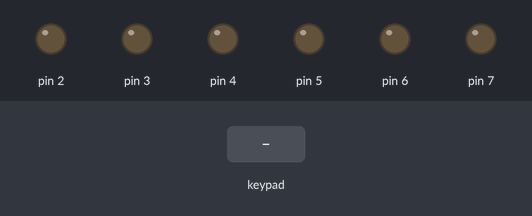
The sketch below on a simulated Arduino Uno, built with avr-gcc and run on an emulated ATmega328P. Parts: output pins drawn as LEDs (lit = HIGH). Inputs (shaded band) come from the test bench. Pins used as bus, display or sensor lines are not drawn; what the sketch prints to the serial monitor is not drawn.

Above: at 3.2 s.
3.3 s: key 'L' pressed
At 3.51 s:
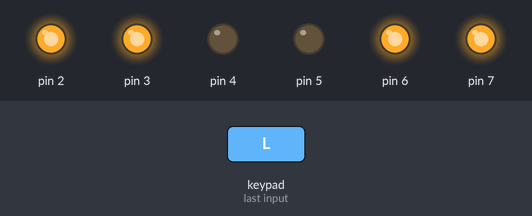
5.2 s: key 'R' pressed
At 5.42 s:
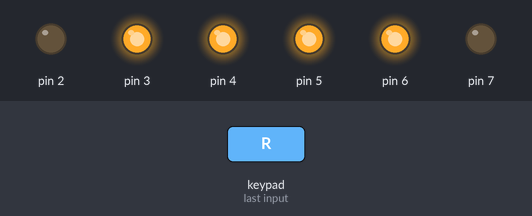
7.1 s: key 'O' pressed
At 7.34 s:
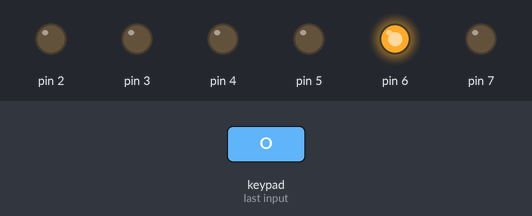
9.0 s: key 'S' pressed
At 9.2 s:
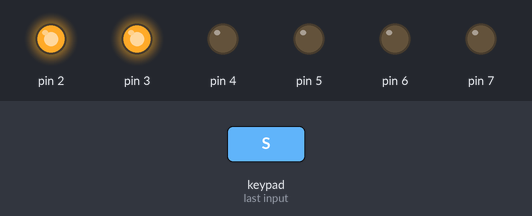
Timing chart, 0 to 11.9 s (numbered marks = the images above; inputs shaded):
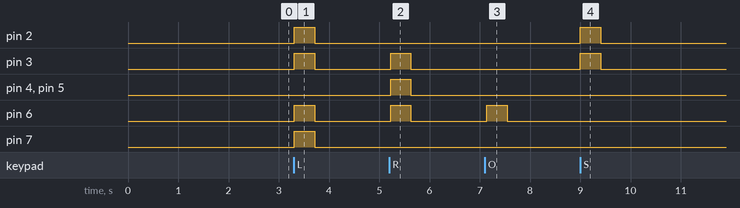

The sketch:

TripRobot_joysktic.ino
```cpp
#include <PS2X_lib.h>                  // เรียกใช้งานไลบรารีสำหรับจอยสติ๊ก PS2

#define PS2_DAT   8 // 8 (เดิม)               // กำหนดขา Data    เป็นขา 30
#define PS2_CMD   9  // 9(เดิม)                   // กำหนดขา Command เป็นขา 4
#define PS2_SEL   10
#define PS2_CLK   11                  // กำหนดขา Clock   เป็นขา 12

PS2X ps2x;                             // ประกาศตัวแปรสำหรับจอยสติ๊ก PS2

void setup() {

  delay(1000);                         // หน่วงเวลา 1 วินาทีเพื่อรอให้บอร์ดพร้อมทำงาน
  pinMode(1, INPUT);
  pinMode(11, INPUT);
  pinMode(12, INPUT);
  pinMode(13, INPUT);
  Serial.begin(9600);
  pinMode(2, OUTPUT);
  pinMode(3, OUTPUT);
  pinMode(4, OUTPUT);
  pinMode(5, OUTPUT);
  pinMode(6, OUTPUT);
  pinMode(7, OUTPUT);
  pinMode(8, OUTPUT);
  pinMode(9, OUTPUT);
  pinMode(10, OUTPUT);

  Serial.println("Connecting");        // แสดงข้อความเพื่อแจ้งว่า กำลังเชื่อมต่อกับจอยสติ๊ก
  while (true)                         // วนรอการเชื่อมต่อกับจอยสติ๊ก
  {
    // กำหนดขาเชื่อมต่อกับจอยสติ๊ก โดยมีการเก็บค่าที่ส่งกลับมาเป็น Integer เพื่อรู้ได้ว่าเชื่อมต่อได้หรือไม่
    int error = ps2x.config_gamepad(PS2_CLK, PS2_CMD, PS2_SEL, PS2_DAT, false, false);

    if (error == 0)                    // กรณีที่เชื่อมต่อได้ Error = 0
    {
      Serial.println("OK");            // แสดงข้อความว่า เชื่อมต่อกับจอยสติ๊กเรียบร้อยแล้ว
      delay(1000);                     // หน่วงเวลา 1 วินาที
      break;                           // ออกจาก while(true)
    }
    delay(500);                        // หน่วงเวลา 500 มิลลิวินาทีเพื่อรอการเชื่อมต่อครั้งต่อไปในกรณีที่เชื่อมต่อไม่สำเร็จ
  }
}


void SpinRight(int pwm) {
  digitalWrite(2, 0);
  digitalWrite(4, 1);
  digitalWrite(5, 1);
  digitalWrite(7, 0);
  digitalWrite(8, 0);
  digitalWrite(10, 1);
  analogWrite(3, pwm);
  analogWrite(6, pwm);
  analogWrite(10, pwm);
}

void SpinLeft(int pwm) {
  digitalWrite(2, 1);
  digitalWrite(4, 0);
  digitalWrite(5, 0);
  digitalWrite(7, 1);
  digitalWrite(8, 1);
  digitalWrite(10, 0);
  analogWrite(3, pwm);
  analogWrite(6, pwm);
  analogWrite(10, pwm);
}


void right(int pwm) {
  digitalWrite(2, 1);
  digitalWrite(4, 0);
  digitalWrite(5, 0);
  digitalWrite(7, 0);
  digitalWrite(8, 0);
  digitalWrite(10, 1);
  analogWrite(3, pwm);
  analogWrite(6, 0);
  analogWrite(10, pwm);
}

void left(int pwm) {
  digitalWrite(2, 0);
  digitalWrite(4, 0);
  digitalWrite(5, 0);
  digitalWrite(7, 0);
  digitalWrite(8, 1);
  digitalWrite(10, 1);
  analogWrite(3, 0);
  analogWrite(6, pwm);
  analogWrite(10, pwm);
}


void forward(int pwm) {
  digitalWrite(2, 1);
  digitalWrite(4, 0);
  digitalWrite(5, 0);
  digitalWrite(7, 1);
  digitalWrite(8, 0);
  digitalWrite(10, 0);
  analogWrite(3, pwm);
  analogWrite(6, pwm);
  analogWrite(10, 0);
}

void backward(int pwm) {
  digitalWrite(2, 0);
  digitalWrite(4, 1);
  digitalWrite(5, 1);
  digitalWrite(7, 0);
  digitalWrite(8, 0);
  digitalWrite(10, 0);
  analogWrite(3, pwm);
  analogWrite(6, pwm);
  analogWrite(10, 0);
}

void stopMortor() {
  digitalWrite(2, 0);
  digitalWrite(4, 0);
  digitalWrite(5, 0);
  digitalWrite(7, 0);
  digitalWrite(8, 0);
  digitalWrite(10, 0);
  analogWrite(3, 0);
  analogWrite(6, 0);
  analogWrite(10, 0);
}


void loop() {
  ps2x.read_gamepad(false, false);     // อ่านข้อมูลจาก PS2 Controller
  if (ps2x.Button(PSB_CIRCLE))         // ถ้าปุ่มวงกลมถูกกด
    left(1023);
  // Serial.println("Circle");          // แสดงข้อความว่า Circle
  else if (ps2x.Button(PSB_CROSS))     // ถ้าปุ่มกากบาทถูกกด
    backward(1023);
  //Serial.println("Cross");           // แสดงข้อความว่า Cross
  else if (ps2x.Button(PSB_SQUARE))    // ถ้าปุ่มสี่เหลี่ยมถูกกด
    right(1023);
  //Serial.println("Square");          // แสดงข้อความว่า Square
  else if (ps2x.Button(PSB_TRIANGLE))  // ถ้าปุ่มสามเหลี่ยมถูกกด
    forward(1023);
  //Serial.println("Triangle");        // แสดงข้อความว่า Triangle
  else if (ps2x.Button(PSB_PAD_LEFT))  // ถ้าปุ่ม Left ถูกกด
    SpinLeft(1023);
  // Serial.println("Left");            // แสดงข้อความว่า Left
  else if (ps2x.Button(PSB_PAD_RIGHT)) // ถ้าปุ่ม Right ถูกกด
    SpinRight(1023);
  //Serial.println("Right");           // แสดงข้อความว่า Right

  else  stopMortor();
  delay(50);
}
```

Measured:
- after the input at 3.3 s, pin 2, pin 3, pin 6, pin 7: LOW → HIGH at once, → LOW 0.40 s later
- after the input at 5.2 s, pin 3–6: LOW → HIGH at once, → LOW 0.40 s later
- after the input at 7.1 s, pin 6: LOW → HIGH at once, → LOW 0.40 s later
- after the input at 9.0 s, pin 2, pin 3: LOW → HIGH at once, → LOW 0.40 s later
